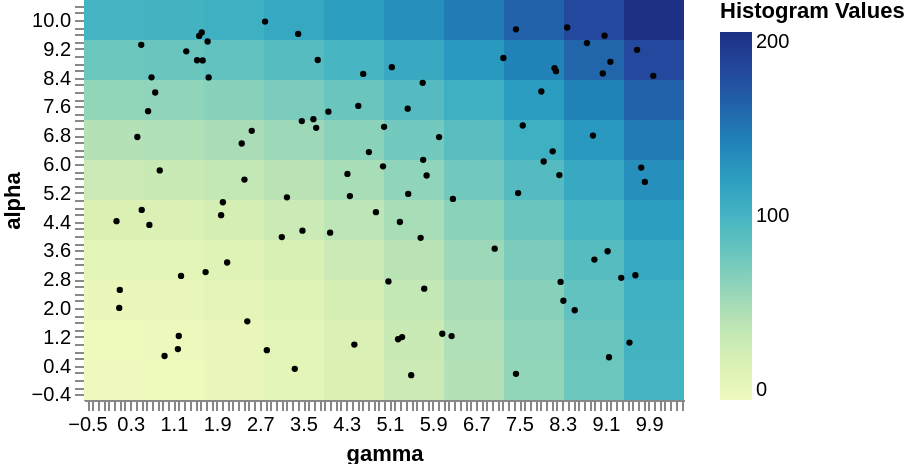

Write a Vega-Lite specification for this figure.
### Vega specification from a JSON file in a GitHub repository (floating-point values rounded to 4 significant figures)
{"$schema": "https://vega.github.io/schema/vega/v5.json", "width": 300, "height": 200, "data": [{"name": "points", "values": [{"alpha": 1.04, "gamma": 9.546}, {"alpha": 5.109, "gamma": 4.369}, {"alpha": 4.578, "gamma": 1.984}, {"alpha": 1.937, "gamma": 8.532}, {"alpha": 4.094, "gamma": 4.002}, {"alpha": 7.192, "gamma": 3.478}, {"alpha": 8.254, "gamma": 5.716}, {"alpha": 2.536, "gamma": 5.745}, {"alpha": 0.858, "gamma": 1.183}, {"alpha": 1.629, "gamma": 2.469}, {"alpha": 9.956, "gamma": 2.797}, {"alpha": 2.891, "gamma": 1.242}, {"alpha": 6.352, "gamma": 8.124}, {"alpha": 0.1349, "gamma": 5.503}, {"alpha": 5.075, "gamma": 3.203}, {"alpha": 5.681, "gamma": 5.789}, {"alpha": 9.13, "gamma": 1.339}, {"alpha": 1.222, "gamma": 1.199}, {"alpha": 5.192, "gamma": 7.484}, {"alpha": 8.449, "gamma": 9.986}, {"alpha": 2.839, "gamma": 9.393}, {"alpha": 3.265, "gamma": 2.095}, {"alpha": 3.95, "gamma": 5.678}, {"alpha": 4.724, "gamma": 0.5133}, {"alpha": 8.944, "gamma": 7.21}, {"alpha": 6.921, "gamma": 2.551}, {"alpha": 2.91, "gamma": 9.655}, {"alpha": 9.31, "gamma": 0.5047}, {"alpha": 9.791, "gamma": 8.392}, {"alpha": 4.937, "gamma": 2.016}, {"alpha": 6.748, "gamma": 6.02}, {"alpha": 2.003, "gamma": 0.09711}, {"alpha": 9.653, "gamma": 1.625}, {"alpha": 3.346, "gamma": 8.896}, {"alpha": 7.613, "gamma": 4.524}, {"alpha": 4.389, "gamma": 5.294}, {"alpha": 5.724, "gamma": 4.323}, {"alpha": 7.454, "gamma": 3.971}, {"alpha": 4.307, "gamma": 0.6551}, {"alpha": 0.6675, "gamma": 0.9358}, {"alpha": 6.331, "gamma": 4.72}, {"alpha": 4.148, "gamma": 3.49}, {"alpha": 5.9, "gamma": 9.763}, {"alpha": 8.405, "gamma": 1.753}, {"alpha": 0.8282, "gamma": 2.83}, {"alpha": 1.193, "gamma": 5.335}, {"alpha": 8.578, "gamma": 8.186}, {"alpha": 2.201, "gamma": 8.322}, {"alpha": 8.014, "gamma": 7.914}, {"alpha": 2.725, "gamma": 8.27}, {"alpha": 8.691, "gamma": 5.145}, {"alpha": 1.284, "gamma": 6.08}, {"alpha": 5.821, "gamma": 0.8469}, {"alpha": 5.03, "gamma": 6.276}, {"alpha": 3.648, "gamma": 7.05}, {"alpha": 0.6319, "gamma": 9.167}, {"alpha": 2.738, "gamma": 5.082}, {"alpha": 9.172, "gamma": 9.686}, {"alpha": 8.516, "gamma": 9.051}, {"alpha": 8.877, "gamma": 1.642}, {"alpha": 9.359, "gamma": 8.758}, {"alpha": 7.069, "gamma": 7.569}, {"alpha": 6.75, "gamma": 0.432}, {"alpha": 4.412, "gamma": 0.04655}, {"alpha": 9.741, "gamma": 7.444}, {"alpha": 6.788, "gamma": 8.87}, {"alpha": 7.538, "gamma": 5.439}, {"alpha": 7.467, "gamma": 0.6314}, {"alpha": 7.031, "gamma": 5.002}, {"alpha": 0.1717, "gamma": 7.444}, {"alpha": 8.503, "gamma": 4.615}, {"alpha": 7.246, "gamma": 3.692}, {"alpha": 6.117, "gamma": 5.725}, {"alpha": 8.661, "gamma": 8.159}, {"alpha": 5.17, "gamma": 5.448}, {"alpha": 6.57, "gamma": 2.365}, {"alpha": 0.983, "gamma": 4.451}, {"alpha": 2.502, "gamma": 0.1074}, {"alpha": 1.219, "gamma": 6.252}, {"alpha": 1.132, "gamma": 5.26}, {"alpha": 9.564, "gamma": 9.084}, {"alpha": 9.613, "gamma": 3.41}, {"alpha": 4.663, "gamma": 4.851}, {"alpha": 5.501, "gamma": 9.831}, {"alpha": 8.883, "gamma": 1.538}, {"alpha": 3.97, "gamma": 3.107}, {"alpha": 7.987, "gamma": 0.7635}, {"alpha": 8.838, "gamma": 9.192}, {"alpha": 9.402, "gamma": 1.733}, {"alpha": 0.3108, "gamma": 3.348}, {"alpha": 5.936, "gamma": 4.982}, {"alpha": 5.693, "gamma": 8.247}, {"alpha": 5.568, "gamma": 2.416}, {"alpha": 8.408, "gamma": 0.6944}, {"alpha": 2.999, "gamma": 1.696}, {"alpha": 7.004, "gamma": 3.744}, {"alpha": 8.889, "gamma": 3.773}, {"alpha": 3.575, "gamma": 9.141}, {"alpha": 6.069, "gamma": 7.957}, {"alpha": 9.558, "gamma": 1.577}]}, {"name": "mesh", "values": [{"x_start": -0.5556, "x_end": 0.5556, "y_start": -0.5556, "y_end": 0.5556, "__count": 0.0}, {"x_start": 0.5556, "x_end": 1.667, "y_start": -0.5556, "y_end": 0.5556, "__count": 1.235}, {"x_start": 1.667, "x_end": 2.778, "y_start": -0.5556, "y_end": 0.5556, "__count": 4.938}, {"x_start": 2.778, "x_end": 3.889, "y_start": -0.5556, "y_end": 0.5556, "__count": 11.11}, {"x_start": 3.889, "x_end": 5.0, "y_start": -0.5556, "y_end": 0.5556, "__count": 19.75}, {"x_start": 5.0, "x_end": 6.111, "y_start": -0.5556, "y_end": 0.5556, "__count": 30.86}, {"x_start": 6.111, "x_end": 7.222, "y_start": -0.5556, "y_end": 0.5556, "__count": 44.44}, {"x_start": 7.222, "x_end": 8.333, "y_start": -0.5556, "y_end": 0.5556, "__count": 60.49}, {"x_start": 8.333, "x_end": 9.444, "y_start": -0.5556, "y_end": 0.5556, "__count": 79.01}, {"x_start": 9.444, "x_end": 10.56, "y_start": -0.5556, "y_end": 0.5556, "__count": 100.0}, {"x_start": -0.5556, "x_end": 0.5556, "y_start": 0.5556, "y_end": 1.667, "__count": 1.235}, {"x_start": 0.5556, "x_end": 1.667, "y_start": 0.5556, "y_end": 1.667, "__count": 2.469}, {"x_start": 1.667, "x_end": 2.778, "y_start": 0.5556, "y_end": 1.667, "__count": 6.173}, {"x_start": 2.778, "x_end": 3.889, "y_start": 0.5556, "y_end": 1.667, "__count": 12.35}, {"x_start": 3.889, "x_end": 5.0, "y_start": 0.5556, "y_end": 1.667, "__count": 20.99}, {"x_start": 5.0, "x_end": 6.111, "y_start": 0.5556, "y_end": 1.667, "__count": 32.1}, {"x_start": 6.111, "x_end": 7.222, "y_start": 0.5556, "y_end": 1.667, "__count": 45.68}, {"x_start": 7.222, "x_end": 8.333, "y_start": 0.5556, "y_end": 1.667, "__count": 61.73}, {"x_start": 8.333, "x_end": 9.444, "y_start": 0.5556, "y_end": 1.667, "__count": 80.25}, {"x_start": 9.444, "x_end": 10.56, "y_start": 0.5556, "y_end": 1.667, "__count": 101.2}, {"x_start": -0.5556, "x_end": 0.5556, "y_start": 1.667, "y_end": 2.778, "__count": 4.938}, {"x_start": 0.5556, "x_end": 1.667, "y_start": 1.667, "y_end": 2.778, "__count": 6.173}, {"x_start": 1.667, "x_end": 2.778, "y_start": 1.667, "y_end": 2.778, "__count": 9.877}, {"x_start": 2.778, "x_end": 3.889, "y_start": 1.667, "y_end": 2.778, "__count": 16.05}, {"x_start": 3.889, "x_end": 5.0, "y_start": 1.667, "y_end": 2.778, "__count": 24.69}, {"x_start": 5.0, "x_end": 6.111, "y_start": 1.667, "y_end": 2.778, "__count": 35.8}, {"x_start": 6.111, "x_end": 7.222, "y_start": 1.667, "y_end": 2.778, "__count": 49.38}, {"x_start": 7.222, "x_end": 8.333, "y_start": 1.667, "y_end": 2.778, "__count": 65.43}, {"x_start": 8.333, "x_end": 9.444, "y_start": 1.667, "y_end": 2.778, "__count": 83.95}, {"x_start": 9.444, "x_end": 10.56, "y_start": 1.667, "y_end": 2.778, "__count": 104.9}, {"x_start": -0.5556, "x_end": 0.5556, "y_start": 2.778, "y_end": 3.889, "__count": 11.11}, {"x_start": 0.5556, "x_end": 1.667, "y_start": 2.778, "y_end": 3.889, "__count": 12.35}, {"x_start": 1.667, "x_end": 2.778, "y_start": 2.778, "y_end": 3.889, "__count": 16.05}, {"x_start": 2.778, "x_end": 3.889, "y_start": 2.778, "y_end": 3.889, "__count": 22.22}, {"x_start": 3.889, "x_end": 5.0, "y_start": 2.778, "y_end": 3.889, "__count": 30.86}, {"x_start": 5.0, "x_end": 6.111, "y_start": 2.778, "y_end": 3.889, "__count": 41.98}, {"x_start": 6.111, "x_end": 7.222, "y_start": 2.778, "y_end": 3.889, "__count": 55.56}, {"x_start": 7.222, "x_end": 8.333, "y_start": 2.778, "y_end": 3.889, "__count": 71.6}, {"x_start": 8.333, "x_end": 9.444, "y_start": 2.778, "y_end": 3.889, "__count": 90.12}, {"x_start": 9.444, "x_end": 10.56, "y_start": 2.778, "y_end": 3.889, "__count": 111.1}, {"x_start": -0.5556, "x_end": 0.5556, "y_start": 3.889, "y_end": 5.0, "__count": 19.75}, {"x_start": 0.5556, "x_end": 1.667, "y_start": 3.889, "y_end": 5.0, "__count": 20.99}, {"x_start": 1.667, "x_end": 2.778, "y_start": 3.889, "y_end": 5.0, "__count": 24.69}, {"x_start": 2.778, "x_end": 3.889, "y_start": 3.889, "y_end": 5.0, "__count": 30.86}, {"x_start": 3.889, "x_end": 5.0, "y_start": 3.889, "y_end": 5.0, "__count": 39.51}, {"x_start": 5.0, "x_end": 6.111, "y_start": 3.889, "y_end": 5.0, "__count": 50.62}, {"x_start": 6.111, "x_end": 7.222, "y_start": 3.889, "y_end": 5.0, "__count": 64.2}, {"x_start": 7.222, "x_end": 8.333, "y_start": 3.889, "y_end": 5.0, "__count": 80.25}, {"x_start": 8.333, "x_end": 9.444, "y_start": 3.889, "y_end": 5.0, "__count": 98.77}, {"x_start": 9.444, "x_end": 10.56, "y_start": 3.889, "y_end": 5.0, "__count": 119.8}, {"x_start": -0.5556, "x_end": 0.5556, "y_start": 5.0, "y_end": 6.111, "__count": 30.86}, {"x_start": 0.5556, "x_end": 1.667, "y_start": 5.0, "y_end": 6.111, "__count": 32.1}, {"x_start": 1.667, "x_end": 2.778, "y_start": 5.0, "y_end": 6.111, "__count": 35.8}, {"x_start": 2.778, "x_end": 3.889, "y_start": 5.0, "y_end": 6.111, "__count": 41.98}, {"x_start": 3.889, "x_end": 5.0, "y_start": 5.0, "y_end": 6.111, "__count": 50.62}, {"x_start": 5.0, "x_end": 6.111, "y_start": 5.0, "y_end": 6.111, "__count": 61.73}, {"x_start": 6.111, "x_end": 7.222, "y_start": 5.0, "y_end": 6.111, "__count": 75.31}, {"x_start": 7.222, "x_end": 8.333, "y_start": 5.0, "y_end": 6.111, "__count": 91.36}, {"x_start": 8.333, "x_end": 9.444, "y_start": 5.0, "y_end": 6.111, "__count": 109.9}, {"x_start": 9.444, "x_end": 10.56, "y_start": 5.0, "y_end": 6.111, "__count": 130.9}, {"x_start": -0.5556, "x_end": 0.5556, "y_start": 6.111, "y_end": 7.222, "__count": 44.44}, {"x_start": 0.5556, "x_end": 1.667, "y_start": 6.111, "y_end": 7.222, "__count": 45.68}, {"x_start": 1.667, "x_end": 2.778, "y_start": 6.111, "y_end": 7.222, "__count": 49.38}, {"x_start": 2.778, "x_end": 3.889, "y_start": 6.111, "y_end": 7.222, "__count": 55.56}, {"x_start": 3.889, "x_end": 5.0, "y_start": 6.111, "y_end": 7.222, "__count": 64.2}, {"x_start": 5.0, "x_end": 6.111, "y_start": 6.111, "y_end": 7.222, "__count": 75.31}, {"x_start": 6.111, "x_end": 7.222, "y_start": 6.111, "y_end": 7.222, "__count": 88.89}, {"x_start": 7.222, "x_end": 8.333, "y_start": 6.111, "y_end": 7.222, "__count": 104.9}, {"x_start": 8.333, "x_end": 9.444, "y_start": 6.111, "y_end": 7.222, "__count": 123.5}, {"x_start": 9.444, "x_end": 10.56, "y_start": 6.111, "y_end": 7.222, "__count": 144.4}, {"x_start": -0.5556, "x_end": 0.5556, "y_start": 7.222, "y_end": 8.333, "__count": 60.49}, {"x_start": 0.5556, "x_end": 1.667, "y_start": 7.222, "y_end": 8.333, "__count": 61.73}, {"x_start": 1.667, "x_end": 2.778, "y_start": 7.222, "y_end": 8.333, "__count": 65.43}, {"x_start": 2.778, "x_end": 3.889, "y_start": 7.222, "y_end": 8.333, "__count": 71.6}, {"x_start": 3.889, "x_end": 5.0, "y_start": 7.222, "y_end": 8.333, "__count": 80.25}, {"x_start": 5.0, "x_end": 6.111, "y_start": 7.222, "y_end": 8.333, "__count": 91.36}, {"x_start": 6.111, "x_end": 7.222, "y_start": 7.222, "y_end": 8.333, "__count": 104.9}, {"x_start": 7.222, "x_end": 8.333, "y_start": 7.222, "y_end": 8.333, "__count": 121.0}, {"x_start": 8.333, "x_end": 9.444, "y_start": 7.222, "y_end": 8.333, "__count": 139.5}, {"x_start": 9.444, "x_end": 10.56, "y_start": 7.222, "y_end": 8.333, "__count": 160.5}, {"x_start": -0.5556, "x_end": 0.5556, "y_start": 8.333, "y_end": 9.444, "__count": 79.01}, {"x_start": 0.5556, "x_end": 1.667, "y_start": 8.333, "y_end": 9.444, "__count": 80.25}, {"x_start": 1.667, "x_end": 2.778, "y_start": 8.333, "y_end": 9.444, "__count": 83.95}, {"x_start": 2.778, "x_end": 3.889, "y_start": 8.333, "y_end": 9.444, "__count": 90.12}, {"x_start": 3.889, "x_end": 5.0, "y_start": 8.333, "y_end": 9.444, "__count": 98.77}, {"x_start": 5.0, "x_end": 6.111, "y_start": 8.333, "y_end": 9.444, "__count": 109.9}, {"x_start": 6.111, "x_end": 7.222, "y_start": 8.333, "y_end": 9.444, "__count": 123.5}, {"x_start": 7.222, "x_end": 8.333, "y_start": 8.333, "y_end": 9.444, "__count": 139.5}, {"x_start": 8.333, "x_end": 9.444, "y_start": 8.333, "y_end": 9.444, "__count": 158.0}, {"x_start": 9.444, "x_end": 10.56, "y_start": 8.333, "y_end": 9.444, "__count": 179.0}, {"x_start": -0.5556, "x_end": 0.5556, "y_start": 9.444, "y_end": 10.56, "__count": 100.0}, {"x_start": 0.5556, "x_end": 1.667, "y_start": 9.444, "y_end": 10.56, "__count": 101.2}, {"x_start": 1.667, "x_end": 2.778, "y_start": 9.444, "y_end": 10.56, "__count": 104.9}, {"x_start": 2.778, "x_end": 3.889, "y_start": 9.444, "y_end": 10.56, "__count": 111.1}, {"x_start": 3.889, "x_end": 5.0, "y_start": 9.444, "y_end": 10.56, "__count": 119.8}, {"x_start": 5.0, "x_end": 6.111, "y_start": 9.444, "y_end": 10.56, "__count": 130.9}, {"x_start": 6.111, "x_end": 7.222, "y_start": 9.444, "y_end": 10.56, "__count": 144.4}, {"x_start": 7.222, "x_end": 8.333, "y_start": 9.444, "y_end": 10.56, "__count": 160.5}, {"x_start": 8.333, "x_end": 9.444, "y_start": 9.444, "y_end": 10.56, "__count": 179.0}, {"x_start": 9.444, "x_end": 10.56, "y_start": 9.444, "y_end": 10.56, "__count": 200.0}]}], "marks": [{"name": "marks", "type": "rect", "style": ["rect"], "from": {"data": "mesh"}, "encode": {"update": {"fill": {"scale": "color", "field": "__count"}, "x2": {"scale": "x", "field": "x_start"}, "x": {"scale": "x", "field": "x_end"}, "y2": {"scale": "y", "field": "y_start"}, "y": {"scale": "y", "field": "y_end"}}}}, {"type": "symbol", "from": {"data": "points"}, "encode": {"enter": {"fillOpacity": {"value": 1}, "fill": {"value": "black"}}, "update": {"x": {"scale": "x", "field": "gamma"}, "y": {"scale": "y", "field": "alpha"}, "size": {"value": 10}}}}], "scales": [{"name": "x", "type": "linear", "domain": {"fields": [{"data": "points", "field": "gamma"}, {"data": "mesh", "field": "x_start"}, {"data": "mesh", "field": "y_end"}]}, "range": [0, {"signal": "width"}]}, {"name": "y", "type": "linear", "domain": {"fields": [{"data": "points", "field": "alpha"}, {"data": "mesh", "field": "y_start"}, {"data": "mesh", "field": "y_end"}]}, "range": [{"signal": "height"}, 0]}, {"name": "color", "type": "linear", "domain": {"data": "mesh", "field": "__count"}, "range": "heatmap", "interpolate": "hcl", "zero": true}], "axes": [{"scale": "x", "orient": "bottom", "title": "gamma", "labelOverlap": true, "tickCount": {"signal": "ceil(width/3)"}}, {"scale": "y", "orient": "left", "title": "alpha", "labelOverlap": true, "tickCount": {"signal": "ceil(height/3)"}}], "legends": [{"fill": "color", "gradientLength": {"signal": "height - 16"}, "title": "Histogram Values"}]}
